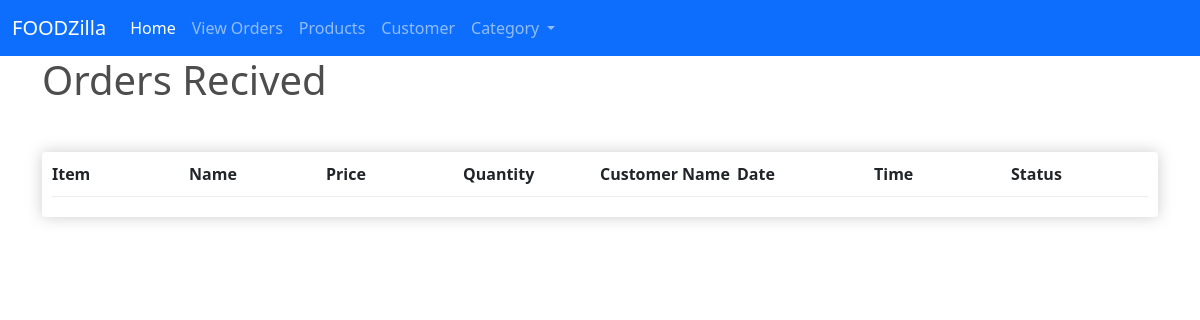
The page /adminPanel/ on the database as committed earlier.
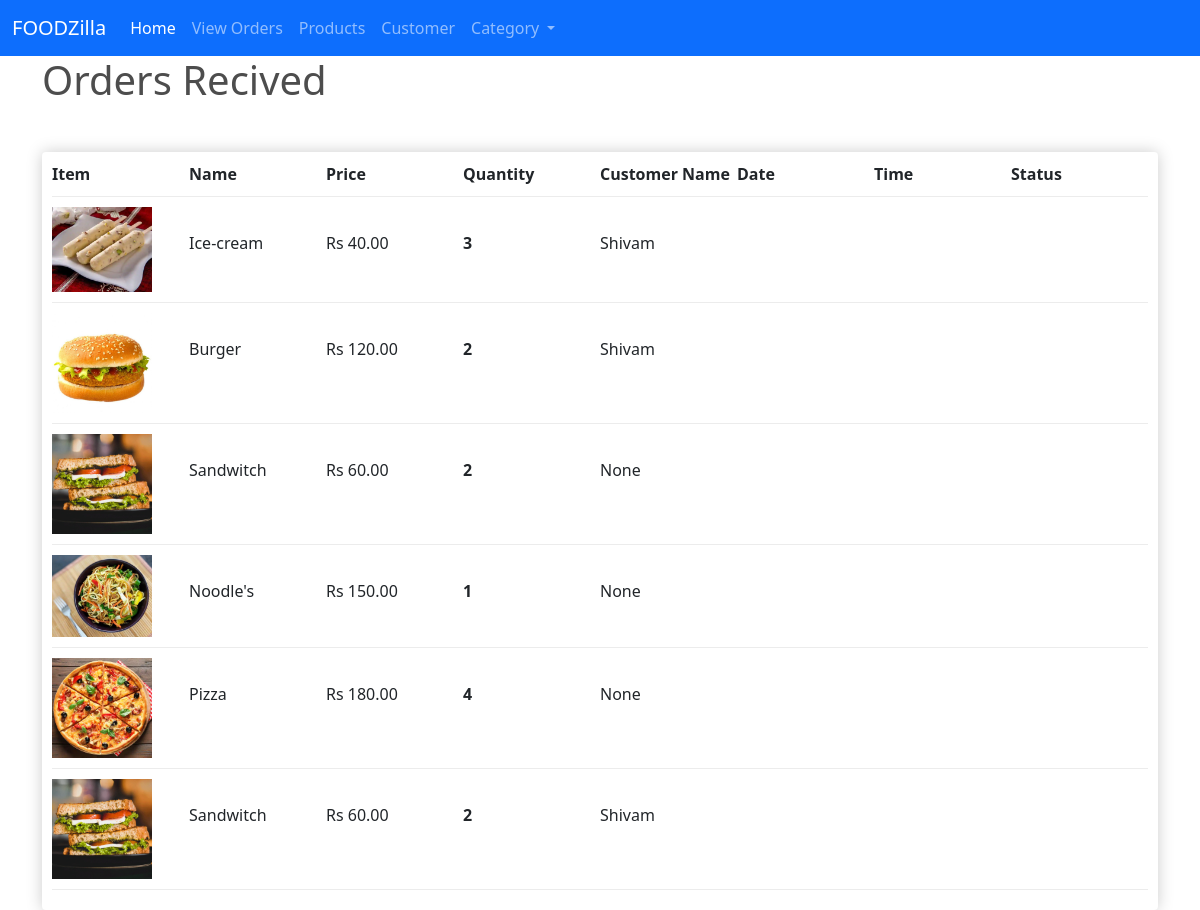
The same page on the database as committed later.
### App/models.py (models this page shows, shortened)
class OrderItem(models.Model):
    product= models.ForeignKey(Product,on_delete=models.SET_NULL,blank=True,null=True)
    order= models.ForeignKey(Order,on_delete=models.SET_NULL,blank=True,null=True)
    quantity = models.IntegerField(default=0,null=True,blank=True)
    date_added = models.DateTimeField(auto_now_add=True)

class Product(models.Model):
    name= models.CharField(max_length=100,null=True)
    price = models.FloatField()
    image=models.ImageField(null=True,blank=True)
    @property
    def imageURL(self):
        try:
            url=self.image.url
        except:
            url=''
        return url

class Order(models.Model):
    customer=models.ForeignKey(Customer,on_delete=models.SET_NULL,blank=True,null=True)
    ordered_date = models.DateTimeField(auto_now_add=True)
    complete = models.BooleanField(default=True,blank=True,null=True)
    transaction_id = models.CharField(max_length=200,null=True)

class Customer(models.Model):
    user = models.OneToOneField(User,on_delete=models.SET_NULL,null=True,blank=True)
    name= models.CharField(max_length=100,null=True)
    email = models.CharField(max_length=100,null=True)

### App/views.py (the view)
# urls.py: url(r'^adminPanel/',views.adminPanel,name="adminPanel"),
def adminPanel(request):
    items = OrderItem.objects.all()
    context = {'items':items}
    return render(request,'html/admin.html',context)

### App/templates/html/admin.html (shortened to what this page needs)
{% extends 'html/base2.html' %}
{% block 'body' %}
    <h1>Orders Recived</h1>
    <div class="box-element mt-5">
        <div class="cart-row">
            <div style="flex:1"><strong>Item</strong></div>
            <div style="flex:1"><strong>Name</strong></div>
            <div style="flex:1"><strong>Price</strong></div>
            <div style="flex:1"><strong>Quantity</strong></div>
            <div style="flex:1"><strong>Customer Name</strong></div>
            <div style="flex:1"><strong>Date</strong></div>
            <div style="flex:1"><strong>Time</strong></div>
            <div style="flex:1"><strong>Status</strong></div>
        </div>
        {% for item in items %}
        <div class="cart-row mt-2">
            <div style="flex:1"><img class="row-image" src="{{item.product.imageURL}}"></div>
            <div style="flex:1"><p class="pt-4">{{item.product.name}}</p></div>
            <div style="flex:1"><p class="pt-4">Rs {{item.product.price|floatformat:2}}</p></div>
            <div style="flex:1"><p class="quantity pt-4">{{item.quantity}}</p></div>
            <div style="flex:1"><p class="pt-4">{{item.order.customer.name}}</p></div>
            <div style="flex:1"><p class="pt-4">{{pay.recieve_date}}</p></div>
            <div style="flex:1"><p class="pt-4">{{pay.recieve_time}}</p></div>
            <div style="flex:1"><p class="pt-4">{{pay.pay_status}}</p></div>
            </div>
        {% endfor %}
    </div>
{% endblock  %}

### App/templates/html/base2.html (shortened to what this page needs)
<!DOCTYPE html>
{% load static %}
<html lang="en">
<head>
    <link rel="stylesheet" href="{% static 'css/store.css' %}">
    <link href="https://cdn.jsdelivr.net/npm/bootstrap@5.0.0-beta1/dist/css/bootstrap.min.css" rel="stylesheet">
</head>
<body>
    <nav class="navbar navbar-expand-lg navbar-dark bg-primary">
        <div class="container-fluid">
            <a class="navbar-brand" href="#">FOODZilla</a>
            <div class="collapse navbar-collapse" id="navbarSupportedContent">
            <ul class="navbar-nav me-auto mb-2 mb-lg-0">
                <li class="nav-item">
                <a class="nav-link active" aria-current="page" href="{% url 'App:adminPanel' %}">Home</a>
                </li>
                <li class="nav-item">
                <a class="nav-link" href="{% url 'App:order' %}">View Orders</a>
                </li>
                <li class="nav-item">
                <a class="nav-link" href="{% url 'App:product' %}">Products</a>
                </li>
                <li class="nav-item">
                <a class="nav-link" href="#">Customer</a>
                </li>
                <li class="nav-item dropdown">
                <a class="nav-link dropdown-toggle" href="#" id="navbarDropdown" role="button" data-bs-toggle="dropdown" aria-expanded="false">
                    Category
                </a>
                </li>
            </ul>
            </div>
        </div>
    </nav>
    <div class="container">
        {% block 'body' %}
        {% endblock %}
    </div>
</body>
</html>

### App/static/css/store.css (style rules this page uses)
body { color: red; }
h1,h2,h3,h4,h5,h6 { color:hsl(0, 0%, 30%); }
.box-element { box-shadow:hsl(0, 0%, 80%) 0 0 16px; background-color: #fff; border-radius: 4px; padding: 10px; }
.row-image { width: 100px; }
.cart-row { display: flex; align-items: flex-stretch; padding-bottom: 10px; margin-bottom: 10px; border-bottom: 1px solid #ececec; }
.quantity { display: inline-block; font-weight: 700; padding-right:10px; }

Rows that differ between the two databases and show on the page:
added OrderItem: product.imageURL (picture), product.name "Ice-cream", product.price "40.00", quantity "3", order.customer.name "Shivam"
added OrderItem: product.imageURL (picture), product.name "Burger", product.price "120.00", quantity "2", order.customer.name "Shivam"
added OrderItem: product.imageURL (picture), product.name "Sandwitch", product.price "60.00", quantity "2", order.customer.name "None"
added OrderItem: product.imageURL (picture), product.name "Noodle's", product.price "150.00", quantity "1", order.customer.name "None"
added OrderItem: product.imageURL (picture), product.name "Pizza", product.price "180.00", quantity "4", order.customer.name "None"
added OrderItem: product.imageURL (picture), product.name "Sandwitch", product.price "60.00", quantity "2", order.customer.name "Shivam"
